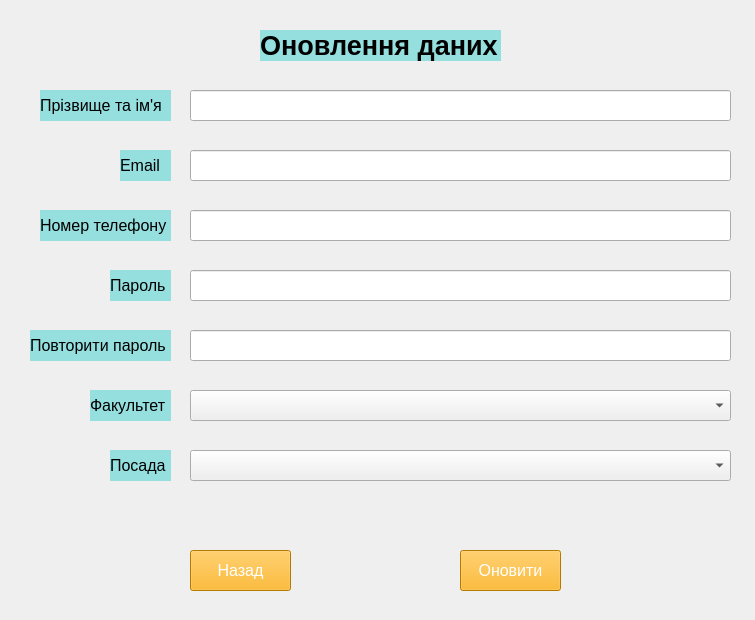
<?xml version="1.0" encoding="UTF-8"?>
<ui version="4.0">
 <class>MainWindow</class>
 <widget class="QMainWindow" name="MainWindow">
  <property name="geometry">
   <rect>
    <x>0</x>
    <y>0</y>
    <width>755</width>
    <height>620</height>
   </rect>
  </property>
  <property name="windowTitle">
   <string>Редагування даних</string>
  </property>
  <widget class="QWidget" name="centralwidget">
   <widget class="QLineEdit" name="lineEdit_2_email">
    <property name="geometry">
     <rect>
      <x>190</x>
      <y>150</y>
      <width>541</width>
      <height>31</height>
     </rect>
    </property>
   </widget>
   <widget class="QPushButton" name="btn_upd">
    <property name="geometry">
     <rect>
      <x>460</x>
      <y>550</y>
      <width>101</width>
      <height>41</height>
     </rect>
    </property>
    <property name="font">
     <font>
      <pointsize>12</pointsize>
     </font>
    </property>
    <property name="styleSheet">
     <string notr="true">background-color: rgb(255, 170, 0);
color: rgb(255, 255, 255);</string>
    </property>
    <property name="text">
     <string>Оновити</string>
    </property>
   </widget>
   <widget class="QLabel" name="label_email">
    <property name="geometry">
     <rect>
      <x>120</x>
      <y>150</y>
      <width>51</width>
      <height>31</height>
     </rect>
    </property>
    <property name="font">
     <font>
      <pointsize>12</pointsize>
      <bold>false</bold>
     </font>
    </property>
    <property name="toolTip">
     <string>&lt;html&gt;&lt;head/&gt;&lt;body&gt;&lt;p align=&quot;center&quot;&gt;&lt;br/&gt;&lt;/p&gt;&lt;/body&gt;&lt;/html&gt;</string>
    </property>
    <property name="styleSheet">
     <string notr="true">background-color: rgb(149, 223, 223);</string>
    </property>
    <property name="text">
     <string>Email</string>
    </property>
    <property name="margin">
     <number>3</number>
    </property>
   </widget>
   <widget class="QLabel" name="label_repeat_pass">
    <property name="geometry">
     <rect>
      <x>30</x>
      <y>330</y>
      <width>141</width>
      <height>31</height>
     </rect>
    </property>
    <property name="font">
     <font>
      <pointsize>12</pointsize>
      <bold>false</bold>
     </font>
    </property>
    <property name="toolTip">
     <string>&lt;html&gt;&lt;head/&gt;&lt;body&gt;&lt;p align=&quot;center&quot;&gt;&lt;br/&gt;&lt;/p&gt;&lt;/body&gt;&lt;/html&gt;</string>
    </property>
    <property name="styleSheet">
     <string notr="true">background-color: rgb(149, 223, 223);</string>
    </property>
    <property name="text">
     <string>Повторити пароль</string>
    </property>
    <property name="margin">
     <number>3</number>
    </property>
   </widget>
   <widget class="QLineEdit" name="lineEdit_5_rep_pass">
    <property name="geometry">
     <rect>
      <x>190</x>
      <y>330</y>
      <width>541</width>
      <height>31</height>
     </rect>
    </property>
   </widget>
   <widget class="QLineEdit" name="lineEdit_4_pass">
    <property name="geometry">
     <rect>
      <x>190</x>
      <y>270</y>
      <width>541</width>
      <height>31</height>
     </rect>
    </property>
   </widget>
   <widget class="QLabel" name="label_full_name">
    <property name="geometry">
     <rect>
      <x>40</x>
      <y>90</y>
      <width>131</width>
      <height>31</height>
     </rect>
    </property>
    <property name="font">
     <font>
      <pointsize>12</pointsize>
      <bold>false</bold>
     </font>
    </property>
    <property name="toolTip">
     <string>&lt;html&gt;&lt;head/&gt;&lt;body&gt;&lt;p align=&quot;center&quot;&gt;&lt;br/&gt;&lt;/p&gt;&lt;/body&gt;&lt;/html&gt;</string>
    </property>
    <property name="styleSheet">
     <string notr="true">background-color: rgb(149, 223, 223);</string>
    </property>
    <property name="text">
     <string>Прізвище та ім'я</string>
    </property>
    <property name="margin">
     <number>3</number>
    </property>
   </widget>
   <widget class="QLabel" name="label_2">
    <property name="geometry">
     <rect>
      <x>260</x>
      <y>30</y>
      <width>241</width>
      <height>31</height>
     </rect>
    </property>
    <property name="font">
     <font>
      <pointsize>20</pointsize>
      <bold>true</bold>
     </font>
    </property>
    <property name="styleSheet">
     <string notr="true">background-color: rgb(149, 223, 223);</string>
    </property>
    <property name="text">
     <string>Оновлення даних</string>
    </property>
   </widget>
   <widget class="QLineEdit" name="lineEdit_fullname">
    <property name="geometry">
     <rect>
      <x>190</x>
      <y>90</y>
      <width>541</width>
      <height>31</height>
     </rect>
    </property>
    <property name="text">
     <string/>
    </property>
   </widget>
   <widget class="QLabel" name="label_pass">
    <property name="geometry">
     <rect>
      <x>110</x>
      <y>270</y>
      <width>61</width>
      <height>31</height>
     </rect>
    </property>
    <property name="font">
     <font>
      <pointsize>12</pointsize>
      <bold>false</bold>
     </font>
    </property>
    <property name="toolTip">
     <string>&lt;html&gt;&lt;head/&gt;&lt;body&gt;&lt;p align=&quot;center&quot;&gt;&lt;br/&gt;&lt;/p&gt;&lt;/body&gt;&lt;/html&gt;</string>
    </property>
    <property name="styleSheet">
     <string notr="true">background-color: rgb(149, 223, 223);</string>
    </property>
    <property name="text">
     <string>Пароль</string>
    </property>
    <property name="margin">
     <number>3</number>
    </property>
   </widget>
   <widget class="QLabel" name="label">
    <property name="geometry">
     <rect>
      <x>0</x>
      <y>0</y>
      <width>755</width>
      <height>620</height>
     </rect>
    </property>
    <property name="text">
     <string/>
    </property>
    <property name="pixmap">
     <pixmap>4a7eaeae52140c9205af389cc1e2c7b7-Enhanced-transformed (4).jpeg</pixmap>
    </property>
   </widget>
   <widget class="QPushButton" name="btn_back">
    <property name="geometry">
     <rect>
      <x>190</x>
      <y>550</y>
      <width>101</width>
      <height>41</height>
     </rect>
    </property>
    <property name="font">
     <font>
      <pointsize>12</pointsize>
     </font>
    </property>
    <property name="styleSheet">
     <string notr="true">background-color: rgb(255, 170, 0);
color: rgb(255, 255, 255);</string>
    </property>
    <property name="text">
     <string>Назад</string>
    </property>
   </widget>
   <widget class="QLineEdit" name="lineEdit_3_ph_num">
    <property name="geometry">
     <rect>
      <x>190</x>
      <y>210</y>
      <width>541</width>
      <height>31</height>
     </rect>
    </property>
   </widget>
   <widget class="QLabel" name="label_num_ph">
    <property name="geometry">
     <rect>
      <x>40</x>
      <y>210</y>
      <width>131</width>
      <height>31</height>
     </rect>
    </property>
    <property name="font">
     <font>
      <pointsize>12</pointsize>
      <bold>false</bold>
     </font>
    </property>
    <property name="toolTip">
     <string>&lt;html&gt;&lt;head/&gt;&lt;body&gt;&lt;p align=&quot;center&quot;&gt;&lt;br/&gt;&lt;/p&gt;&lt;/body&gt;&lt;/html&gt;</string>
    </property>
    <property name="styleSheet">
     <string notr="true">background-color: rgb(149, 223, 223);</string>
    </property>
    <property name="text">
     <string>Номер телефону</string>
    </property>
    <property name="margin">
     <number>3</number>
    </property>
   </widget>
   <widget class="QLabel" name="label_num_ph_4">
    <property name="geometry">
     <rect>
      <x>110</x>
      <y>450</y>
      <width>61</width>
      <height>31</height>
     </rect>
    </property>
    <property name="font">
     <font>
      <pointsize>12</pointsize>
      <bold>false</bold>
     </font>
    </property>
    <property name="toolTip">
     <string>&lt;html&gt;&lt;head/&gt;&lt;body&gt;&lt;p align=&quot;center&quot;&gt;&lt;br/&gt;&lt;/p&gt;&lt;/body&gt;&lt;/html&gt;</string>
    </property>
    <property name="styleSheet">
     <string notr="true">background-color: rgb(149, 223, 223);</string>
    </property>
    <property name="text">
     <string>Посада</string>
    </property>
    <property name="margin">
     <number>3</number>
    </property>
   </widget>
   <widget class="QLabel" name="label_num_ph_3">
    <property name="geometry">
     <rect>
      <x>90</x>
      <y>390</y>
      <width>81</width>
      <height>31</height>
     </rect>
    </property>
    <property name="font">
     <font>
      <pointsize>12</pointsize>
      <bold>false</bold>
     </font>
    </property>
    <property name="toolTip">
     <string>&lt;html&gt;&lt;head/&gt;&lt;body&gt;&lt;p align=&quot;center&quot;&gt;&lt;br/&gt;&lt;/p&gt;&lt;/body&gt;&lt;/html&gt;</string>
    </property>
    <property name="styleSheet">
     <string notr="true">background-color: rgb(149, 223, 223);</string>
    </property>
    <property name="text">
     <string>Факультет</string>
    </property>
    <property name="margin">
     <number>3</number>
    </property>
   </widget>
   <widget class="QComboBox" name="comboBox_2">
    <property name="geometry">
     <rect>
      <x>190</x>
      <y>450</y>
      <width>541</width>
      <height>31</height>
     </rect>
    </property>
    <item>
     <property name="text">
      <string/>
     </property>
    </item>
    <item>
     <property name="text">
      <string>Вчитель загальноосвітнього закладу</string>
     </property>
    </item>
    <item>
     <property name="text">
      <string>Вчитель закладу загальної середньої освіти</string>
     </property>
    </item>
   </widget>
   <widget class="QComboBox" name="comboBox">
    <property name="geometry">
     <rect>
      <x>190</x>
      <y>390</y>
      <width>541</width>
      <height>31</height>
     </rect>
    </property>
    <item>
     <property name="text">
      <string/>
     </property>
    </item>
    <item>
     <property name="text">
      <string>Української мови</string>
     </property>
    </item>
    <item>
     <property name="text">
      <string>Математики</string>
     </property>
    </item>
    <item>
     <property name="text">
      <string>Іноземних мов</string>
     </property>
    </item>
    <item>
     <property name="text">
      <string>Фізики</string>
     </property>
    </item>
    <item>
     <property name="text">
      <string>Географії</string>
     </property>
    </item>
   </widget>
   <zorder>label</zorder>
   <zorder>label_num_ph</zorder>
   <zorder>lineEdit_5_rep_pass</zorder>
   <zorder>btn_upd</zorder>
   <zorder>lineEdit_fullname</zorder>
   <zorder>lineEdit_4_pass</zorder>
   <zorder>label_pass</zorder>
   <zorder>label_full_name</zorder>
   <zorder>lineEdit_2_email</zorder>
   <zorder>btn_back</zorder>
   <zorder>label_2</zorder>
   <zorder>label_repeat_pass</zorder>
   <zorder>lineEdit_3_ph_num</zorder>
   <zorder>label_email</zorder>
   <zorder>label_num_ph_4</zorder>
   <zorder>label_num_ph_3</zorder>
   <zorder>comboBox_2</zorder>
   <zorder>comboBox</zorder>
  </widget>
 </widget>
 <resources/>
 <connections/>
</ui>
